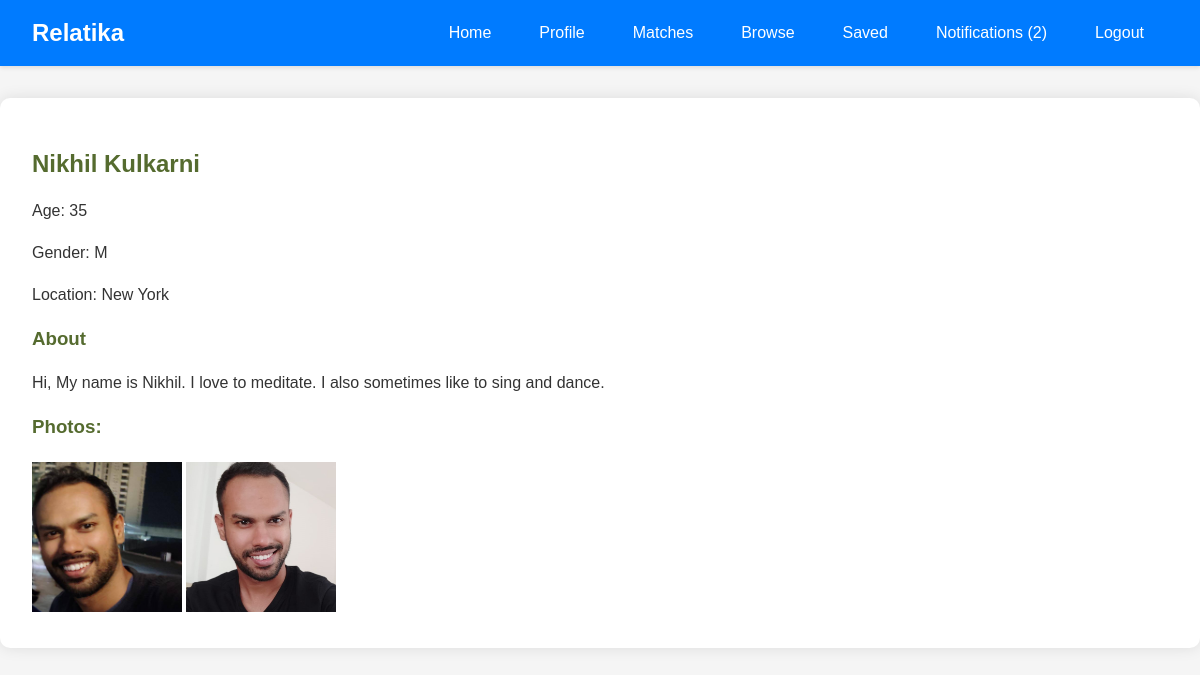
The app's page /view_profile/2 (signed in) with its own data.
### tables this page shows
CREATE TABLE "users" (
	"id"	INTEGER,
	"username"	TEXT NOT NULL UNIQUE,
	"password"	TEXT NOT NULL,
	"about"	TEXT,
	"name"	TEXT,
	"age"	INTEGER,
	"gender"	TEXT,
	"looking_for"	TEXT,
	"location"	TEXT,
	"email"	TEXT,
	"tel"	TEXT,
	"instagram"	TEXT,
	"telegram"	TEXT,
	PRIMARY KEY("id" AUTOINCREMENT)
);

CREATE TABLE "photos" (
	"id"	INTEGER,
	"user_id"	INTEGER,
	"filename"	TEXT,
	PRIMARY KEY("id" AUTOINCREMENT)
);

### app.py (the view)
@app.route('/view_profile/<int:user_id>', methods=['GET', 'POST'])
def view_profile(user_id):
    if 'user_id' not in session:
        return redirect(url_for('login'))
    current_user_id = session['user_id']
    conn = get_db_connection()
    user = conn.execute('SELECT * FROM users WHERE id = ?', (user_id,)).fetchone()
    user_photos = conn.execute('SELECT filename FROM photos WHERE user_id = ?', (user_id,)).fetchall()
    photo_reveal = conn.execute('SELECT status FROM photo_reveals WHERE requester_id = ? AND requestee_id = ?',
                                (current_user_id, user_id)).fetchone()
    photo_reveal_status = photo_reveal['status'] if photo_reveal else 'none'
    contact_share = conn.execute('SELECT status FROM contact_shares WHERE requester_id = ? AND requestee_id = ?',
                                (current_user_id, user_id)).fetchone()
    contact_share_status = contact_share['status'] if contact_share else 'none'
    conn.close()
    return render_template('view_profile.html', user_id=user_id, user_name=user['name'], user_age=user['age'], user_gender=user['gender'],
                           user_location=user['location'], user_about=user['about'], user_email=user['email'] or '',
                           user_tel=user['tel'] or '', user_instagram=user['instagram'] or '', user_telegram=user['telegram'] or '',
                           user_photos=user_photos, photo_reveal_status=photo_reveal_status, contact_share_status=contact_share_status)

### app.py (called while the page is built)
def get_db_connection():
    retries = 5
    while retries > 0:
        try:
            conn = sqlite3.connect(users_table, check_same_thread=False)
            conn.row_factory = sqlite3.Row
            return conn
        except sqlite3.OperationalError as e:
            if 'database is locked' in str(e):
                time.sleep(1)
                retries -= 1
            else:
                raise e
    raise Exception("Database is locked for too long, giving up.")

### templates/view_profile.html (shortened to what this page needs)
{% extends "base.html" %}
{% block content %}
<h2>{{ user_name }}</h2>
<p>Age: {{ user_age }}</p>
<p>Gender: {{ user_gender }}</p>
<p>Location: {{ user_location }}</p>
<h3>About</h3>
<p>{{ user_about }}</p>
{% if user_photos %}
    <h3>Photos:</h3>
    {% for photo in user_photos %}
        <img src="{{ url_for('static', filename='uploads/' ~ photo['filename']) }}" alt="User Photo" style="width:150px; height:150px; {% if photo_reveal_status != 'accepted' %}filter: blur(5px);{% endif %}">
    {% endfor %}
{% endif %}
{% endblock %}

### static/css/styles.css (style rules this page uses)
body { font-family: Arial, sans-serif; background-color: #f0f4f3; color: #2f4f4f; margin: 0; padding: 0; }
h1, h2, h3 { color: #556b2f; }

### templates/base.html (style rules this page uses)
body { font-family: 'Arial', sans-serif; margin: 0; padding: 0; background-color: #f5f5f5; color: #333; }
.container h1, .container h2, .container h3, .container p { margin-bottom: 1.5rem; }

### records on screen
users: name "Nikhil Kulkarni", location "New York", about "Hi, My name is Nikhil. I love to meditate. I also sometimes like to sing and dance."
photos: filename (picture)
photos: filename (picture)

### other values on screen
{{ notification_count }} "2"
{{ user_age }} "35"
{{ user_gender }} "M"
